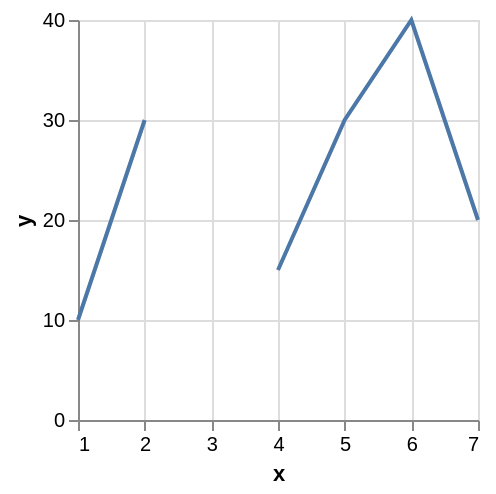

Vega-Lite specification stored for this chart:
### Vega specification from a JSON file in a GitHub repository (floating-point values rounded to 4 significant figures)
{"$schema": "https://vega.github.io/schema/vega/v5.json", "autosize": "pad", "padding": 5, "width": 200, "height": 200, "style": "cell", "data": [{"name": "source_0", "values": [{"x": 1, "y": 10}, {"x": 2, "y": 30}, {"x": 3, "y": null}, {"x": 4, "y": 15}, {"x": 5, "y": 30}, {"x": 6, "y": 40}, {"x": 7, "y": 20}]}], "marks": [{"name": "marks", "type": "line", "style": ["line"], "sort": {"field": "datum[\"x\"]"}, "from": {"data": "source_0"}, "encode": {"update": {"stroke": {"value": "#4c78a8"}, "x": {"scale": "x", "field": "x"}, "y": {"scale": "y", "field": "y"}, "defined": {"signal": "datum[\"x\"] !== null && !isNaN(datum[\"x\"]) && datum[\"y\"] !== null && !isNaN(datum[\"y\"])"}}}}], "scales": [{"name": "x", "type": "linear", "domain": {"data": "source_0", "field": "x"}, "range": [0, {"signal": "width"}], "nice": true, "zero": false}, {"name": "y", "type": "linear", "domain": {"data": "source_0", "field": "y"}, "range": [{"signal": "height"}, 0], "nice": true, "zero": true}], "axes": [{"scale": "x", "orient": "bottom", "gridScale": "y", "grid": true, "tickCount": {"signal": "ceil(width/40)"}, "domain": false, "labels": false, "maxExtent": 0, "minExtent": 0, "ticks": false, "zindex": 0}, {"scale": "y", "orient": "left", "gridScale": "x", "grid": true, "tickCount": {"signal": "ceil(height/40)"}, "domain": false, "labels": false, "maxExtent": 0, "minExtent": 0, "ticks": false, "zindex": 0}, {"scale": "x", "orient": "bottom", "grid": false, "title": "x", "labelFlush": true, "labelOverlap": true, "tickCount": {"signal": "ceil(width/40)"}, "zindex": 0}, {"scale": "y", "orient": "left", "grid": false, "title": "y", "labelOverlap": true, "tickCount": {"signal": "ceil(height/40)"}, "zindex": 0}]}
